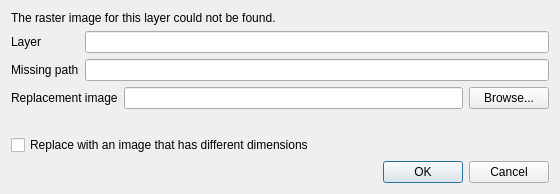
<?xml version="1.0" encoding="UTF-8"?>
<ui version="4.0">
 <class>LoadError</class>
 <widget class="QDialog" name="LoadError">
  <property name="geometry">
   <rect>
    <x>0</x>
    <y>0</y>
    <width>560</width>
    <height>170</height>
   </rect>
  </property>
  <property name="windowTitle">
   <string>Freehand Raster Georeferencer - Image not found</string>
  </property>
  <property name="modal">
   <bool>true</bool>
  </property>
  <layout class="QVBoxLayout" name="verticalLayout">
   <item>
    <widget class="QLabel" name="lblError">
     <property name="text">
      <string>The raster image for this layer could not be found.</string>
     </property>
     <property name="alignment">
      <set>Qt::AlignLeading|Qt::AlignLeft|Qt::AlignTop</set>
     </property>
     <property name="wordWrap">
      <bool>true</bool>
     </property>
     <property name="textInteractionFlags">
      <set>Qt::TextSelectableByKeyboard|Qt::TextSelectableByMouse</set>
     </property>
    </widget>
   </item>
   <item>
    <layout class="QGridLayout" name="missingPathLayout">
     <item row="0" column="0">
      <widget class="QLabel" name="labelLayerTitle">
       <property name="text">
        <string>Layer</string>
       </property>
       <property name="buddy">
        <cstring>lineEditLayerTitle</cstring>
       </property>
      </widget>
     </item>
     <item row="0" column="1">
      <widget class="QLineEdit" name="lineEditLayerTitle">
       <property name="readOnly">
        <bool>true</bool>
       </property>
       <property name="sizePolicy">
        <sizepolicy hsizetype="Expanding" vsizetype="Fixed">
         <horstretch>1</horstretch>
         <verstretch>0</verstretch>
        </sizepolicy>
       </property>
      </widget>
     </item>
     <item row="1" column="0">
      <widget class="QLabel" name="labelMissingPath">
       <property name="text">
        <string>Missing path</string>
       </property>
       <property name="buddy">
        <cstring>lineEditMissingPath</cstring>
       </property>
      </widget>
     </item>
     <item row="1" column="1">
      <widget class="QLineEdit" name="lineEditMissingPath">
       <property name="readOnly">
        <bool>true</bool>
       </property>
       <property name="sizePolicy">
        <sizepolicy hsizetype="Expanding" vsizetype="Fixed">
         <horstretch>1</horstretch>
         <verstretch>0</verstretch>
        </sizepolicy>
       </property>
      </widget>
     </item>
    </layout>
   </item>
   <item>
    <layout class="QGridLayout" name="pathLayout">
     <item row="0" column="0">
      <widget class="QLabel" name="label">
       <property name="text">
        <string>Replacement image</string>
       </property>
       <property name="buddy">
        <cstring>lineEditImagePath</cstring>
       </property>
      </widget>
     </item>
     <item row="0" column="1">
      <widget class="QLineEdit" name="lineEditImagePath">
       <property name="sizePolicy">
        <sizepolicy hsizetype="Expanding" vsizetype="Fixed">
         <horstretch>1</horstretch>
         <verstretch>0</verstretch>
        </sizepolicy>
       </property>
      </widget>
     </item>
     <item row="0" column="2">
      <widget class="QPushButton" name="pushButtonBrowse">
       <property name="text">
        <string>Browse...</string>
       </property>
      </widget>
     </item>
    </layout>
   </item>
   <item>
    <widget class="QLabel" name="lblExpectedSize">
     <property name="text">
      <string/>
     </property>
     <property name="wordWrap">
      <bool>true</bool>
     </property>
    </widget>
   </item>
   <item>
    <widget class="QCheckBox" name="checkBoxAllowDifferentDimensions">
     <property name="text">
      <string>Replace with an image that has different dimensions</string>
     </property>
    </widget>
   </item>
   <item>
    <widget class="QDialogButtonBox" name="buttonBox">
     <property name="orientation">
      <enum>Qt::Horizontal</enum>
     </property>
     <property name="standardButtons">
      <set>QDialogButtonBox::Cancel|QDialogButtonBox::Ok</set>
     </property>
    </widget>
   </item>
  </layout>
 </widget>
 <tabstops>
  <tabstop>lineEditLayerTitle</tabstop>
  <tabstop>lineEditMissingPath</tabstop>
  <tabstop>lineEditImagePath</tabstop>
  <tabstop>checkBoxAllowDifferentDimensions</tabstop>
  <tabstop>pushButtonBrowse</tabstop>
  <tabstop>buttonBox</tabstop>
 </tabstops>
 <resources/>
 <connections>
  <connection>
   <sender>buttonBox</sender>
   <signal>accepted()</signal>
   <receiver>LoadError</receiver>
   <slot>accept()</slot>
   <hints>
    <hint type="sourcelabel">
     <x>248</x>
     <y>254</y>
    </hint>
    <hint type="destinationlabel">
     <x>157</x>
     <y>274</y>
    </hint>
   </hints>
  </connection>
  <connection>
   <sender>buttonBox</sender>
   <signal>rejected()</signal>
   <receiver>LoadError</receiver>
   <slot>reject()</slot>
   <hints>
    <hint type="sourcelabel">
     <x>316</x>
     <y>260</y>
    </hint>
    <hint type="destinationlabel">
     <x>286</x>
     <y>274</y>
    </hint>
   </hints>
  </connection>
 </connections>
</ui>
